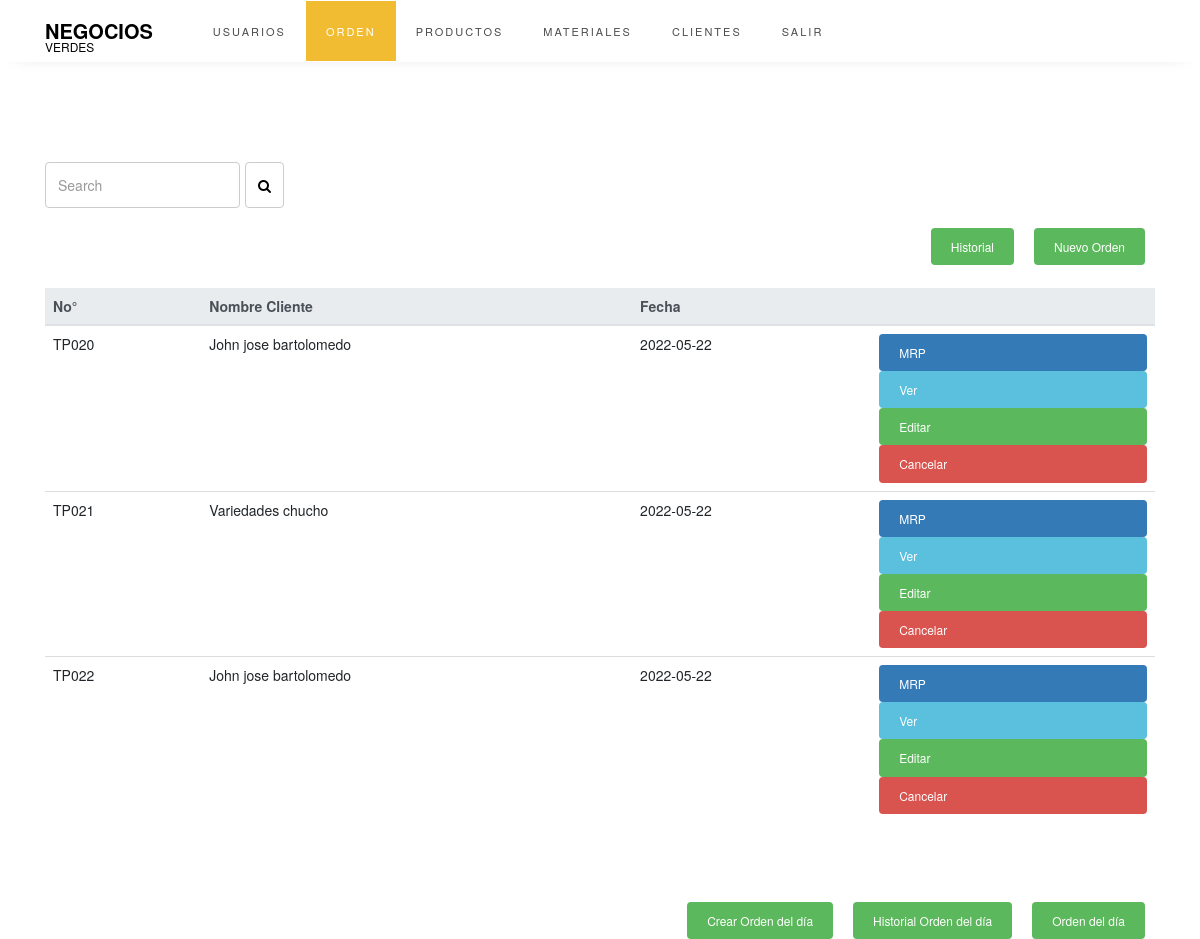
Page /Views/Views_Orden/V_orden.php (signed in) on the committed database.
### tables this page shows
CREATE TABLE `orden` (
  `ID_ORDEN` int(11) NOT NULL,
  `numeroOrden` varchar(20) NOT NULL,
  `fecha` date NOT NULL,
  `estado` int(11) NOT NULL,
  `FK_ID_CLIENTE` int(11) NOT NULL
);

CREATE TABLE `cliente` (
  `ID_CLIENTE` int(11) NOT NULL,
  `nombreCliente` varchar(100) NOT NULL,
  `IdentificacionCliente` bigint(15) NOT NULL,
  `tipoIdentificacion` varchar(50) NOT NULL,
  `telefono` varchar(11) NOT NULL,
  `direccion` varchar(50) NOT NULL,
  `correo` varchar(100) NOT NULL
);

### Controller/Controller_Orden/C_orden.php (called while the page is built)
<?php
require_once "../../Model/database.php";
        $sql="SELECT * from orden a JOIN cliente b ON a.FK_ID_CLIENTE = b.ID_CLIENTE ";
		$result=mysqli_query($conection,$sql);
?>

### Views/Views_Orden/V_orden.php (the view, shortened to what this page needs)
<!doctype html>
  <html lang="en">
  <head>
    <link rel="stylesheet" href="https://stackpath.bootstrapcdn.com/font-awesome/4.7.0/css/font-awesome.min.css">
    <link rel="stylesheet" href="../../css/style.css">
    <link rel="stylesheet" href="../../css/style-button.css">
    <link rel="stylesheet" href="https://maxcdn.bootstrapcdn.com/bootstrap/3.4.1/css/bootstrap.min.css">
    <link rel="stylesheet" type="text/css" href="/css/style-button.css" media="screen" />
  </head>
  <body>
    <nav class="navbar navbar-expand-lg navbar-dark ftco_navbar bg-dark ftco-navbar-light" id="ftco-navbar">
     <div class="container">
      <a class="navbar-brand" href="../Views_Usuario/V_usuario.php">Negocios <span>Verdes</span></a>
     <div class="collapse navbar-collapse" id="ftco-nav">
      <ul class="navbar-nav m-auto">
        <li class="nav-item"><a href="../Views_Usuario/V_usuario.php" class="nav-link">USUARIOS</a></li>
        <li class="nav-item active"><a href="../Views_Orden/V_orden.php" class="nav-link">ORDEN</a></li>
        <li class="nav-item"><a href="../Views_Producto/V_producto.php" class="nav-link">PRODUCTOS</a></li>
        <li class="nav-item"><a href="../Views_Material/V_material.php" class="nav-link">MATERIALES</a></li>
        <li class="nav-item"><a href="../Views_Cliente/V_cliente.php" class="nav-link">CLIENTES</a></li>
        <li class="nav-item"><a href="../../Controller/cerrarSesion.php" class="nav-link">SALIR</a></li>
      </ul>
    </div>
  </div>
</nav>
<div class="container"><br><br><br><br>
  <form class="form-inline">
    <input class="form-control mr-sm-2" type="search" placeholder="Search" aria-label="Search">
    <button type="submit" placeholder="" class="form-control search"><span class="fa fa-search"></span></button>
  </form><br>
  <a href="../Views_Orden/V_nuevaOrden.php" class="btn btn-success float-right" role="button">Nuevo Orden</a>
  <a href="../Views_Orden/V_historialOrden.php" class="btn btn-success float-right" role="button">Historial</a>
  <br><br><br>
  <table class="table ">
    <thead class="thead-light">
      <tr>
        <th>No°</th>
        <th>Nombre Cliente</th>
        <th>Fecha</th>
        <th></th>
      </tr>
    </thead>
    <tbody>
    <?php
require_once "../../Controller/Controller_Orden/C_orden.php";
while($mostrar=mysqli_fetch_array($result)){
    ?>
  <tr>
    <td><?php echo $mostrar['numeroOrden'] ?></td>
    <td><?php echo $mostrar['nombreCliente'] ?></td>
    <td><?php echo $mostrar['fecha'] ?></td>
    <td>
        <a href="../Views_Orden/V_MRP.php" class="btn btn-primary" role="button">MRP</a>
        <a <?php echo "href='../Views_Orden/V_verOrden.php?id=".$mostrar['ID_ORDEN']."'" ?>class="btn btn-info" role="button">Ver</a>
        <a href="../Views_Orden/V_editarOrden.php" class="btn btn-success" role="button">Editar</a>
        <a href="#" class="btn btn-danger" role="button">Cancelar</a>
    </td>
  </tr>
  <?php
}
  ?>
  </table>
</div>
<br><br><br>
<div class="container">
  <a href="../Views_Orden/V_ordenDia.php" class="btn btn-success float-right" role="button">Orden del día</a>
  <a href="../Views_Orden/V_historialOrdenDia.php" class="btn btn-success float-right" role="button">Historial Orden del día</a>
  <a href="../Views_Orden/V_crearOrden.php" class="btn btn-success float-right" role="button">Crear Orden del día</a>
</div>
</html>
</body>
</html>

### css/style-button.css (style rules this page uses)
.btn { border: none; padding: 10px 20px; font-size: 12px; cursor: pointer; display: flex; justify-content: space-between; }
.float-right { margin-left: 10px; margin-right: 10px; }

### rows in the picture
orden: numeroOrden "TP020", FK_ID_CLIENTE.nombreCliente "John jose bartolomedo", fecha "2022-05-22"
orden: numeroOrden "TP021", FK_ID_CLIENTE.nombreCliente "Variedades chucho", fecha "2022-05-22"
orden: numeroOrden "TP022", FK_ID_CLIENTE.nombreCliente "John jose bartolomedo", fecha "2022-05-22"
